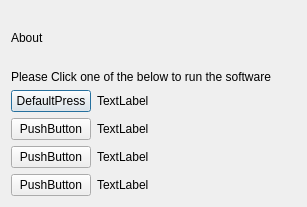
<?xml version="1.0" encoding="UTF-8"?>
<ui version="4.0">
 <class>Form</class>
 <widget class="QWidget" name="Form">
  <property name="geometry">
   <rect>
    <x>0</x>
    <y>0</y>
    <width>307</width>
    <height>207</height>
   </rect>
  </property>
  <property name="windowTitle">
   <string>Form</string>
  </property>
  <layout class="QHBoxLayout" name="horizontalLayout">
   <item>
    <layout class="QGridLayout" name="gridLayout">
     <item row="0" column="0">
      <widget class="QLabel" name="label_6">
       <property name="text">
        <string>About</string>
       </property>
      </widget>
     </item>
     <item row="1" column="0">
      <layout class="QVBoxLayout" name="verticalLayout">
       <item>
        <widget class="QLabel" name="label_2">
         <property name="text">
          <string>Please Click one of the below to run the software</string>
         </property>
        </widget>
       </item>
       <item>
        <layout class="QFormLayout" name="formLayout_2">
         <item row="0" column="0">
          <widget class="QPushButton" name="pushButton">
           <property name="text">
            <string>DefaultPress</string>
           </property>
           <property name="autoDefault">
            <bool>false</bool>
           </property>
           <property name="default">
            <bool>true</bool>
           </property>
           <property name="flat">
            <bool>false</bool>
           </property>
          </widget>
         </item>
         <item row="0" column="1">
          <widget class="QLabel" name="label_3">
           <property name="text">
            <string>TextLabel</string>
           </property>
          </widget>
         </item>
         <item row="1" column="0">
          <widget class="QPushButton" name="pushButton_3">
           <property name="text">
            <string>PushButton</string>
           </property>
          </widget>
         </item>
         <item row="1" column="1">
          <widget class="QLabel" name="label_4">
           <property name="text">
            <string>TextLabel</string>
           </property>
          </widget>
         </item>
         <item row="2" column="1">
          <widget class="QLabel" name="label_5">
           <property name="text">
            <string>TextLabel</string>
           </property>
          </widget>
         </item>
         <item row="3" column="0">
          <widget class="QPushButton" name="pushButton_4">
           <property name="text">
            <string>PushButton</string>
           </property>
          </widget>
         </item>
         <item row="3" column="1">
          <widget class="QLabel" name="label">
           <property name="text">
            <string>TextLabel</string>
           </property>
          </widget>
         </item>
         <item row="2" column="0">
          <widget class="QPushButton" name="pushButton_2">
           <property name="text">
            <string>PushButton</string>
           </property>
          </widget>
         </item>
        </layout>
       </item>
      </layout>
     </item>
    </layout>
   </item>
  </layout>
  <zorder></zorder>
 </widget>
 <resources/>
 <connections/>
</ui>
